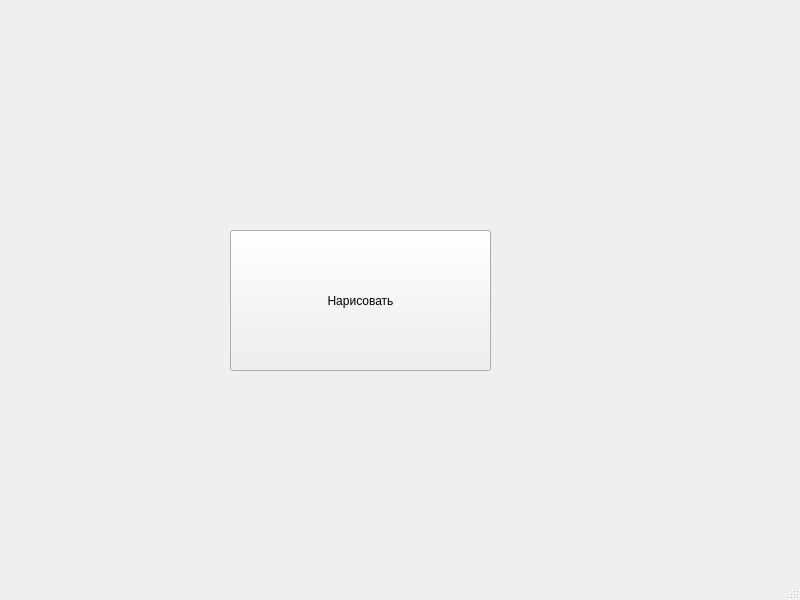
<?xml version="1.0" encoding="UTF-8"?>
<ui version="4.0">
 <class>MainWindow</class>
 <widget class="QMainWindow" name="MainWindow">
  <property name="geometry">
   <rect>
    <x>0</x>
    <y>0</y>
    <width>800</width>
    <height>600</height>
   </rect>
  </property>
  <property name="windowTitle">
   <string>MainWindow</string>
  </property>
  <widget class="QWidget" name="centralwidget">
   <widget class="QPushButton" name="btn_draw">
    <property name="geometry">
     <rect>
      <x>230</x>
      <y>230</y>
      <width>261</width>
      <height>141</height>
     </rect>
    </property>
    <property name="text">
     <string>Нарисовать</string>
    </property>
   </widget>
  </widget>
  <widget class="QMenuBar" name="menubar">
   <property name="geometry">
    <rect>
     <x>0</x>
     <y>0</y>
     <width>800</width>
     <height>25</height>
    </rect>
   </property>
  </widget>
  <widget class="QStatusBar" name="statusbar"/>
 </widget>
 <resources/>
 <connections/>
</ui>
